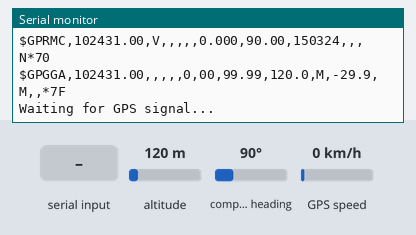
The sketch below on a simulated ESP32. On the bench: the last lines printed to the serial monitor. Inputs (shaded band) come from the test bench; at power-on: altitude 120 m, GPS speed 0 km/h, compass heading 90°. The GPS gets a fix after 3 s at 37.7749, -122.4194 with 8 satellites.

Above: at 1.2 s.
1.3 s: altitude set to 20 m
At 3.8 s:
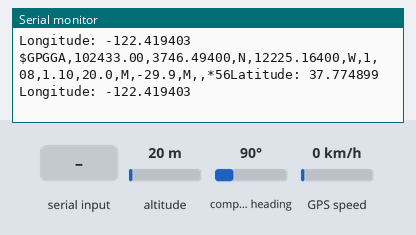
4.5 s: "1" received over the second serial link
At 4.9 s:
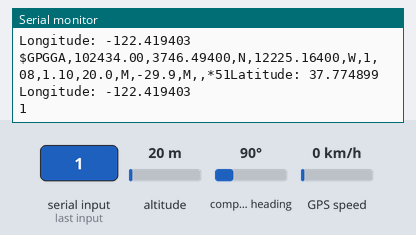
6.5 s: GPS speed set to 2 km/h
At 7.5 s:
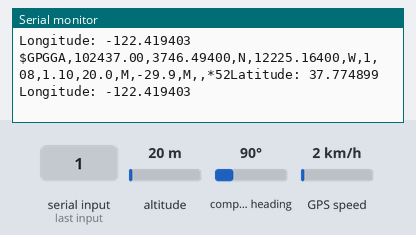
9.5 s: compass heading set to 7°
At 10.8 s:
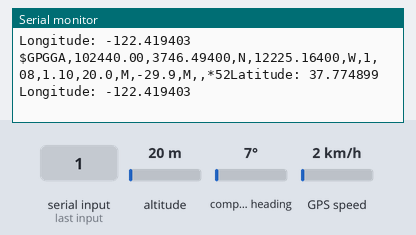
11.0 s: compass heading set to 352°
At 11.8 s:
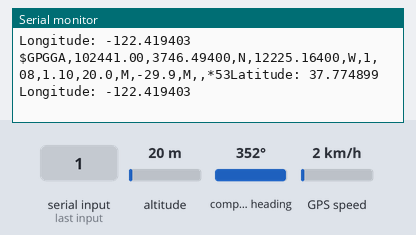
15.1 s: altitude set to 250 m
At 15.1 s:
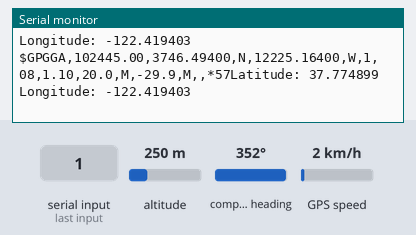

The sketch:

GPSSensor.ino.ino
```cpp
#include <HardwareSerial.h>
#include <TinyGPS++.h>

HardwareSerial gpsSerial(2);  // Using UART2
TinyGPSPlus gps;

float latitude, longitude;

void setup() {
    Serial.begin(115200);   // Serial Monitor
   gpsSerial.begin(9600, SERIAL_8N1, 18, 19); // RX=18, TX=19
// GPS Serial (Baud rate, config, RX=D2(GPIO4), TX=D4(GPIO2))
    Serial.println("GPS Test Started...");
}

void loop() {
    while (gpsSerial.available()) {
        char c = gpsSerial.read();
        Serial.print(c);  // Print the raw GPS data received
        if (gps.encode(c)) {
            if (gps.location.isUpdated()) {
                latitude = gps.location.lat();
                longitude = gps.location.lng();

                Serial.print("Latitude: ");
                Serial.println(latitude, 6);
                Serial.print("Longitude: ");
                Serial.println(longitude, 6);
            }
        }
    }

    // Every second print if the GPS is still waiting for a signal
    static unsigned long lastPrint = 0;
    if (millis() - lastPrint > 1000) {
        lastPrint = millis();
        if (!gps.location.isValid()) {
            Serial.println("Waiting for GPS signal...");
        }
    }
}
```

Measured:
- after the input at 1.3 s, the serial monitor: prints a new line after 0.71 s (image 1)
- after the input at 4.5 s, the serial monitor: prints a new line at once (image 2)
- after the input at 6.5 s, the serial monitor: prints a new line after 0.50 s (image 3)
- after the input at 9.5 s, the serial monitor: prints a new line after 0.51 s (image 4)
- after the input at 11.0 s, the serial monitor: prints a new line at once (image 5)
